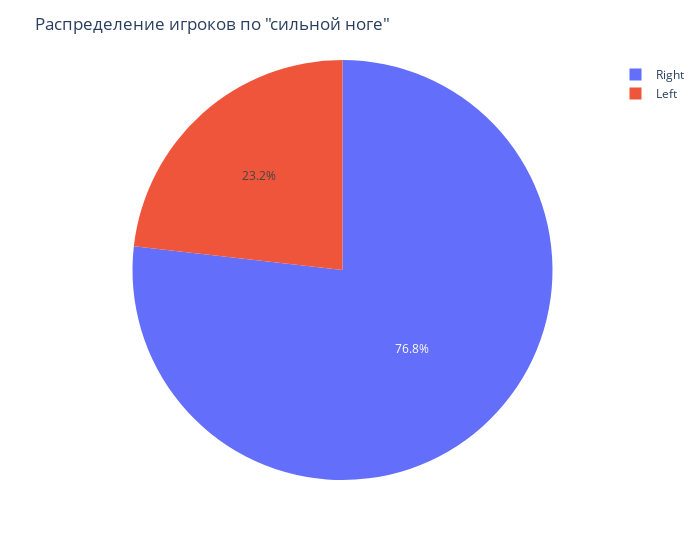

Source (notebook cell):
### Markdown cell above
# Визуализируйте соотношенеие между левшами и правшами (? сами найдите необходимую колонку в данных, считаем, что левша-правша ~ предпочтительная нога для ударов )

### Code cell
# Ваш гениальный код сюда
tmp = df['Preferred Foot'].value_counts().to_frame()
tmp['Foot'] = tmp.index

fig = px.pie(tmp, values='Preferred Foot', names='Foot', width=700).update_layout(
    title='Распределение игроков по "сильной ноге"'
)
fig.show()

### Figure 1 — Plotly figure (JSON) as saved in the notebook; plotly's stock layout.template omitted (floating-point values rounded to 4 significant figures)
{"data": [{"domain": {"x": [0.0, 1.0], "y": [0.0, 1.0]}, "hovertemplate": "Foot=%{label}<br>Preferred Foot=%{value}<extra></extra>", "labels": ["Right", "Left"], "legendgroup": "", "name": "", "showlegend": true, "type": "pie", "values": [13948, 4211]}], "layout": {"legend": {"tracegroupgap": 0}, "margin": {"t": 60}, "title": {"text": "Распределение игроков по \"сильной ноге\""}, "width": 700}}
